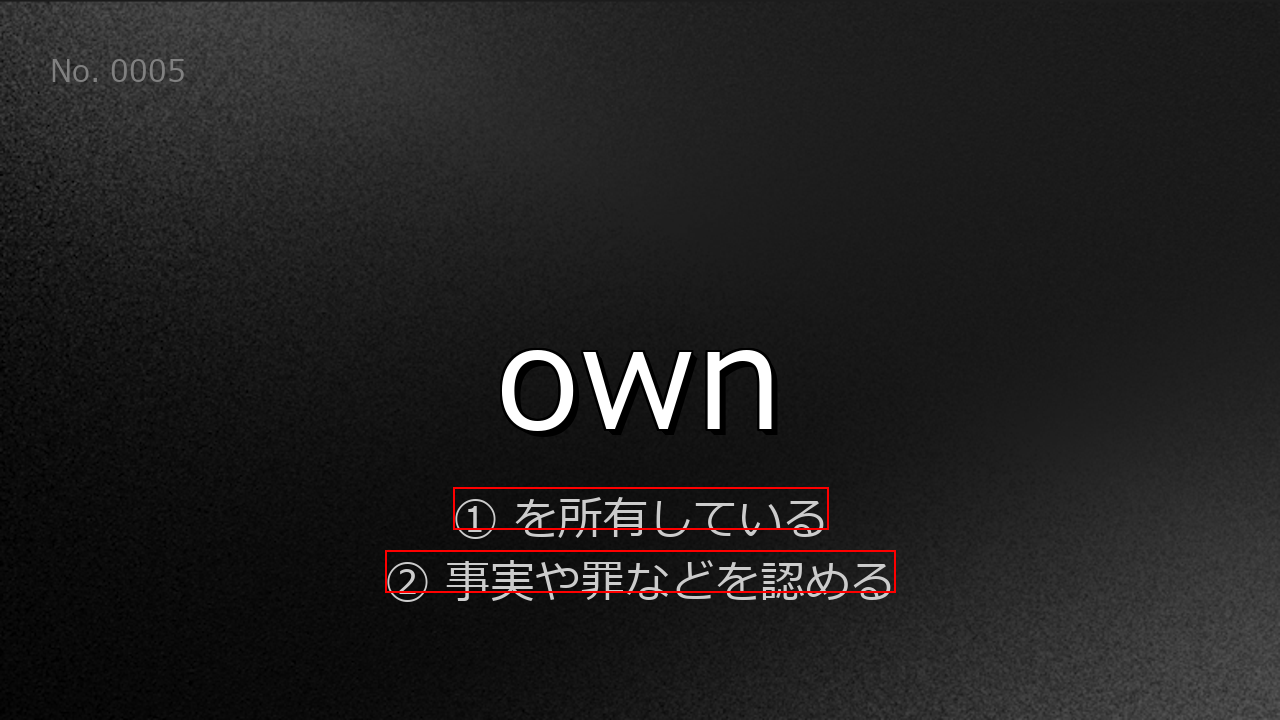
#> input picture temp_debug.png, 1280 x 720 px
$ python thumb_renumber.py --src temp_debug.png --out out.png --book leap --start 5 --end 5
#> lines starting #> are read from the running program, lines starting #| are printed output that depends on the picture
"""既存サムネイルの「No.○〜○」だけを描き替える。

同じ単語帳の別の範囲を作るとき、デザインを一から起こす必要はない。
番号の帯だけ塗りつぶして書き直せば、他の要素はそのまま使える。
"""
from __future__ import annotations
import argparse, sys
from pathlib import Path

from PIL import Image, ImageDraw, ImageFont

# 単語帳ごとの「No.○〜○」の位置と見た目。
# 目盛りを引いた画像で実際の座標を読み取った値。
LAYOUTS = {
    "teppeki": {"box": (530, 0, 1280, 128), "fill": (10, 12, 40),
                "color": (255, 255, 255), "outline": (0, 0, 0), "size": 82},
    "t1900":   {"box": (60, 175, 700, 290), "fill": (38, 74, 158),
                "color": (255, 255, 255), "outline": (0, 0, 0), "size": 92},
    # LEAP: 「1〜500」が黄色＋黒縁で中央左。背景は白っぽい紙
    "leap":    {"box": (20, 380, 760, 570), "fill": (252, 250, 245),
                "color": (255, 210, 60), "outline": (40, 30, 10), "size": 104,
                "prefix": ""},
    # ターゲット1400: 「1〜500」が金色で「完全網羅」の下。背景は濃い緑
    "t1400":   {"box": (30, 592, 700, 695), "fill": (10, 34, 16),
                "color": (255, 220, 90), "outline": (20, 15, 5), "size": 76,
                "prefix": ""},
    # システム英単語: 「No.1〜500」が白＋黒縁。背景は青
    "systan":  {"box": (590, 372, 1250, 488), "fill": (60, 100, 152),
                "color": (255, 255, 255), "outline": (0, 0, 0), "size": 78},
}


def font(size: int) -> ImageFont.FreeTypeFont:
    for p in ("assets/fonts/NotoSansCJKjp-Black.otf",
              "assets/fonts/NotoSansCJKjp-Bold.otf"):
        if Path(p).exists():
            return ImageFont.truetype(p, size)
    return ImageFont.load_default()


def renumber(src: Path, dst: Path, book: str, start: int, end: int) -> Path:
#> called with book = 'leap', start = 5, end = 5
    if book not in LAYOUTS:
        raise SystemExit(f"{book} の配置が未定義です。使えるのは: {', '.join(LAYOUTS)}")
    L = LAYOUTS[book]
    img = Image.open(src).convert("RGB")
#> img is the input picture: PIL image 1280x720 RGB; mean R, G, B 33, 32, 32
    d = ImageDraw.Draw(img)

    x0, y0, x1, y1 = L["box"]
    # 元の背景色で塗りつぶしてから書き直す
    d.rectangle([x0, y0, x1, y1], fill=L["fill"])

    text = f'{L.get("prefix", "No.")}{start}〜{end}'
    size = L["size"]
    while size > 30:
        f = font(size)
        w = d.textbbox((0, 0), text, font=f)[2]
        h = d.textbbox((0, 0), text, font=f)[3]
        if w <= (x1 - x0) - 20:
            break
        size -= 4
#> this loop made 1 pass
#> (w, h) on pass 1: (17, 10)
#> after the loop, size = 104
    f = font(size)
    bb = d.textbbox((0, 0), text, font=f)
#> bb = (0, 2, 17, 10)
    tw, th = bb[2] - bb[0], bb[3] - bb[1]
#> tw = 17; th = 8
    tx = x0 + ((x1 - x0) - tw) // 2 - bb[0]
#> tx = 381
    ty = y0 + ((y1 - y0) - th) // 2 - bb[1]
#> ty = 469

    if L["outline"]:
        for ox in range(-4, 5):
            for oy in range(-4, 5):
                if ox or oy:
                    d.text((tx + ox, ty + oy), text, font=f, fill=L["outline"])
    d.text((tx, ty), text, font=f, fill=L["color"])
    img.save(dst, quality=95)
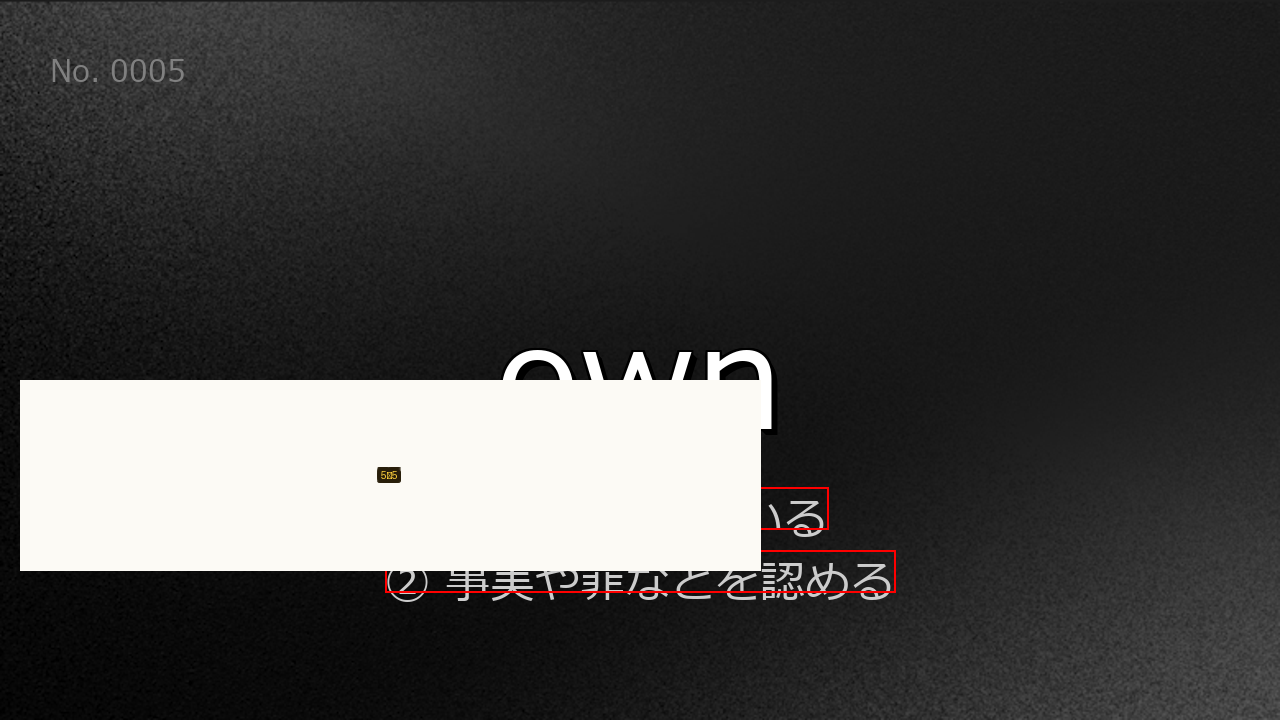
#> saved as out.png: PIL image 1280x720 RGB; mean R, G, B 67.1, 66.3, 65.5
    return dst


def main() -> int:
    ap = argparse.ArgumentParser(description="サムネイルの番号を描き替える")
    ap.add_argument("--src", required=True, help="元にするサムネイル")
    ap.add_argument("--out", required=True)
    ap.add_argument("--book", required=True, choices=sorted(LAYOUTS))
    ap.add_argument("--start", type=int, required=True)
    ap.add_argument("--end", type=int, required=True)
    a = ap.parse_args()
    p = renumber(Path(a.src), Path(a.out), a.book, a.start, a.end)
    print(f"✅ {p}")
    return 0


if __name__ == "__main__":
    sys.exit(main())
#> (the program exits here)
